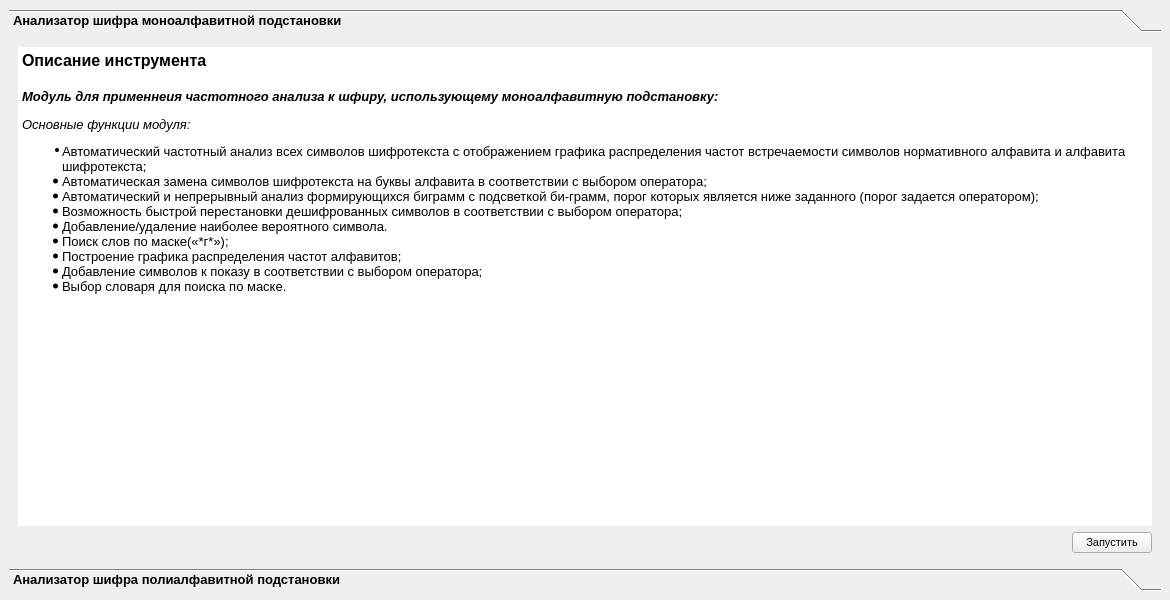
<?xml version="1.0" encoding="UTF-8"?>
<ui version="4.0">
 <class>StartWindow</class>
 <widget class="QMainWindow" name="StartWindow">
  <property name="geometry">
   <rect>
    <x>0</x>
    <y>0</y>
    <width>1170</width>
    <height>600</height>
   </rect>
  </property>
  <property name="minimumSize">
   <size>
    <width>1170</width>
    <height>0</height>
   </size>
  </property>
  <property name="maximumSize">
   <size>
    <width>1170</width>
    <height>16777215</height>
   </size>
  </property>
  <property name="baseSize">
   <size>
    <width>0</width>
    <height>0</height>
   </size>
  </property>
  <property name="windowTitle">
   <string>MainWindow</string>
  </property>
  <widget class="QWidget" name="centralwidget">
   <layout class="QVBoxLayout" name="verticalLayout">
    <item>
     <widget class="QToolBox" name="toolBox">
      <property name="font">
       <font>
        <pointsize>10</pointsize>
        <weight>75</weight>
        <bold>true</bold>
       </font>
      </property>
      <property name="styleSheet">
       <string notr="true"/>
      </property>
      <property name="frameShape">
       <enum>QFrame::NoFrame</enum>
      </property>
      <property name="frameShadow">
       <enum>QFrame::Plain</enum>
      </property>
      <property name="lineWidth">
       <number>0</number>
      </property>
      <property name="midLineWidth">
       <number>0</number>
      </property>
      <property name="currentIndex">
       <number>0</number>
      </property>
      <widget class="QWidget" name="page">
       <property name="geometry">
        <rect>
         <x>0</x>
         <y>0</y>
         <width>1148</width>
         <height>506</height>
        </rect>
       </property>
       <attribute name="icon">
        <iconset resource="rec.qrc">
         <normaloff>:/img/list_marker.png</normaloff>:/img/list_marker.png</iconset>
       </attribute>
       <attribute name="label">
        <string>Анализатор шифра моноалфавитной подстановки</string>
       </attribute>
       <layout class="QVBoxLayout" name="verticalLayout_2">
        <item>
         <widget class="QTextBrowser" name="textBrowser">
          <property name="frameShape">
           <enum>QFrame::NoFrame</enum>
          </property>
          <property name="horizontalScrollBarPolicy">
           <enum>Qt::ScrollBarAlwaysOff</enum>
          </property>
          <property name="html">
           <string>&lt;!DOCTYPE HTML PUBLIC &quot;-//W3C//DTD HTML 4.0//EN&quot; &quot;http://www.w3.org/TR/REC-html40/strict.dtd&quot;&gt;
&lt;html&gt;&lt;head&gt;&lt;meta name=&quot;qrichtext&quot; content=&quot;1&quot; /&gt;&lt;style type=&quot;text/css&quot;&gt;
p, li { white-space: pre-wrap; }
&lt;/style&gt;&lt;/head&gt;&lt;body style=&quot; font-family:'MS Shell Dlg 2'; font-size:10pt; font-weight:600; font-style:normal;&quot;&gt;
&lt;p style=&quot; margin-top:0px; margin-bottom:0px; margin-left:0px; margin-right:0px; -qt-block-indent:0; text-indent:0px;&quot;&gt;&lt;span style=&quot; font-size:12pt;&quot;&gt;Описание инструмента&lt;/span&gt;&lt;/p&gt;
&lt;p style=&quot;-qt-paragraph-type:empty; margin-top:0px; margin-bottom:0px; margin-left:0px; margin-right:0px; -qt-block-indent:0; text-indent:0px; font-size:12pt;&quot;&gt;&lt;br /&gt;&lt;/p&gt;
&lt;p style=&quot; margin-top:0px; margin-bottom:0px; margin-left:0px; margin-right:0px; -qt-block-indent:0; text-indent:0px;&quot;&gt;&lt;span style=&quot; font-style:italic;&quot;&gt;Модуль для применнеия частотного анализа к шфиру, использующему моноалфавитную подстановку:&lt;/span&gt;&lt;/p&gt;
&lt;p style=&quot;-qt-paragraph-type:empty; margin-top:0px; margin-bottom:0px; margin-left:0px; margin-right:0px; -qt-block-indent:0; text-indent:0px; font-size:8pt; font-weight:400;&quot;&gt;&lt;br /&gt;&lt;/p&gt;
&lt;p style=&quot; margin-top:0px; margin-bottom:0px; margin-left:0px; margin-right:0px; -qt-block-indent:0; text-indent:0px;&quot;&gt;&lt;img src=&quot;:/img/monoalphabetic.png&quot; /&gt;&lt;/p&gt;
&lt;p style=&quot; margin-top:0px; margin-bottom:0px; margin-left:0px; margin-right:0px; -qt-block-indent:0; text-indent:0px;&quot;&gt;&lt;span style=&quot; font-weight:400; font-style:italic;&quot;&gt;Основные функции модуля:&lt;/span&gt;&lt;/p&gt;
&lt;ul style=&quot;margin-top: 0px; margin-bottom: 0px; margin-left: 0px; margin-right: 0px; -qt-list-indent: 1;&quot;&gt;&lt;li style=&quot; font-size:8pt; font-weight:400;&quot; style=&quot; margin-top:12px; margin-bottom:0px; margin-left:0px; margin-right:0px; -qt-block-indent:0; text-indent:0px;&quot;&gt;&lt;span style=&quot; font-size:10pt;&quot;&gt;Автоматический частотный анализ всех символов шифротекста с отображением графика распределения частот встречаемости символов нормативного алфавита и алфавита шифротекста;&lt;/span&gt;&lt;/li&gt;
&lt;li style=&quot; font-weight:400;&quot; style=&quot; margin-top:0px; margin-bottom:0px; margin-left:0px; margin-right:0px; -qt-block-indent:0; text-indent:0px;&quot;&gt;Автоматическая замена символов шифротекста на буквы алфавита в соответствии с выбором оператора;&lt;/li&gt;
&lt;li style=&quot; font-weight:400;&quot; style=&quot; margin-top:0px; margin-bottom:0px; margin-left:0px; margin-right:0px; -qt-block-indent:0; text-indent:0px;&quot;&gt;Автоматический и непрерывный анализ формирующихся биграмм с подсветкой би-грамм, порог которых является ниже заданного (порог задается оператором);&lt;/li&gt;
&lt;li style=&quot; font-weight:400;&quot; style=&quot; margin-top:0px; margin-bottom:0px; margin-left:0px; margin-right:0px; -qt-block-indent:0; text-indent:0px;&quot;&gt;Возможность быстрой перестановки дешифрованных символов в соответствии с выбором оператора;&lt;/li&gt;
&lt;li style=&quot; font-weight:400;&quot; style=&quot; margin-top:0px; margin-bottom:0px; margin-left:0px; margin-right:0px; -qt-block-indent:0; text-indent:0px;&quot;&gt;Добавление/удаление наиболее вероятного символа.&lt;/li&gt;
&lt;li style=&quot; font-weight:400;&quot; style=&quot; margin-top:0px; margin-bottom:0px; margin-left:0px; margin-right:0px; -qt-block-indent:0; text-indent:0px;&quot;&gt;Поиск слов по маске(«*г*»);&lt;/li&gt;
&lt;li style=&quot; font-weight:400;&quot; style=&quot; margin-top:0px; margin-bottom:0px; margin-left:0px; margin-right:0px; -qt-block-indent:0; text-indent:0px;&quot;&gt;Построение графика распределения частот алфавитов;&lt;/li&gt;
&lt;li style=&quot; font-weight:400;&quot; style=&quot; margin-top:0px; margin-bottom:0px; margin-left:0px; margin-right:0px; -qt-block-indent:0; text-indent:0px;&quot;&gt;Добавление символов к показу в соответствии с выбором оператора;&lt;/li&gt;
&lt;li style=&quot; font-weight:400;&quot; style=&quot; margin-top:0px; margin-bottom:12px; margin-left:0px; margin-right:0px; -qt-block-indent:0; text-indent:0px;&quot;&gt;Выбор словаря для поиска по маске.&lt;/li&gt;&lt;/ul&gt;&lt;/body&gt;&lt;/html&gt;</string>
          </property>
         </widget>
        </item>
        <item>
         <layout class="QHBoxLayout" name="horizontalLayout">
          <item>
           <spacer name="horizontalSpacer">
            <property name="orientation">
             <enum>Qt::Horizontal</enum>
            </property>
            <property name="sizeHint" stdset="0">
             <size>
              <width>40</width>
              <height>20</height>
             </size>
            </property>
           </spacer>
          </item>
          <item>
           <widget class="QPushButton" name="pushButton">
            <property name="font">
             <font>
              <pointsize>8</pointsize>
              <weight>50</weight>
              <bold>false</bold>
             </font>
            </property>
            <property name="text">
             <string>Запустить</string>
            </property>
           </widget>
          </item>
         </layout>
        </item>
       </layout>
      </widget>
      <widget class="QWidget" name="page_2">
       <property name="geometry">
        <rect>
         <x>0</x>
         <y>0</y>
         <width>1148</width>
         <height>506</height>
        </rect>
       </property>
       <attribute name="icon">
        <iconset resource="rec.qrc">
         <normaloff>:/img/list_marker.png</normaloff>
         <activeon>:/img/springgreen.png</activeon>:/img/list_marker.png</iconset>
       </attribute>
       <attribute name="label">
        <string>Анализатор шифра полиалфавитной подстановки</string>
       </attribute>
       <layout class="QVBoxLayout" name="verticalLayout_3">
        <item>
         <widget class="QTextBrowser" name="textBrowser_2">
          <property name="frameShape">
           <enum>QFrame::NoFrame</enum>
          </property>
          <property name="horizontalScrollBarPolicy">
           <enum>Qt::ScrollBarAlwaysOff</enum>
          </property>
          <property name="html">
           <string>&lt;!DOCTYPE HTML PUBLIC &quot;-//W3C//DTD HTML 4.0//EN&quot; &quot;http://www.w3.org/TR/REC-html40/strict.dtd&quot;&gt;
&lt;html&gt;&lt;head&gt;&lt;meta name=&quot;qrichtext&quot; content=&quot;1&quot; /&gt;&lt;style type=&quot;text/css&quot;&gt;
p, li { white-space: pre-wrap; }
&lt;/style&gt;&lt;/head&gt;&lt;body style=&quot; font-family:'MS Shell Dlg 2'; font-size:10pt; font-weight:600; font-style:normal;&quot;&gt;
&lt;p style=&quot; margin-top:0px; margin-bottom:0px; margin-left:0px; margin-right:0px; -qt-block-indent:0; text-indent:0px;&quot;&gt;&lt;span style=&quot; font-size:12pt;&quot;&gt;Описание инструмента&lt;/span&gt;&lt;/p&gt;
&lt;p style=&quot;-qt-paragraph-type:empty; margin-top:0px; margin-bottom:0px; margin-left:0px; margin-right:0px; -qt-block-indent:0; text-indent:0px; font-size:12pt;&quot;&gt;&lt;br /&gt;&lt;/p&gt;
&lt;p style=&quot; margin-top:0px; margin-bottom:0px; margin-left:0px; margin-right:0px; -qt-block-indent:0; text-indent:0px;&quot;&gt;&lt;span style=&quot; font-style:italic;&quot;&gt;Модуль для определения периода шифрования с помощью теста Касиски:&lt;/span&gt;&lt;/p&gt;
&lt;p style=&quot;-qt-paragraph-type:empty; margin-top:0px; margin-bottom:0px; margin-left:0px; margin-right:0px; -qt-block-indent:0; text-indent:0px; font-size:8pt; font-weight:400;&quot;&gt;&lt;br /&gt;&lt;/p&gt;
&lt;p style=&quot; margin-top:0px; margin-bottom:0px; margin-left:0px; margin-right:0px; -qt-block-indent:0; text-indent:0px;&quot;&gt;&lt;img src=&quot;:/img/poly_mu_module.png&quot; /&gt;&lt;/p&gt;
&lt;p style=&quot; margin-top:0px; margin-bottom:0px; margin-left:0px; margin-right:0px; -qt-block-indent:0; text-indent:0px;&quot;&gt;&lt;span style=&quot; font-weight:400; font-style:italic;&quot;&gt;Основные функции модуля:&lt;/span&gt;&lt;/p&gt;
&lt;ul style=&quot;margin-top: 0px; margin-bottom: 0px; margin-left: 0px; margin-right: 0px; -qt-list-indent: 1;&quot;&gt;&lt;li style=&quot; font-weight:400;&quot; style=&quot; margin-top:12px; margin-bottom:0px; margin-left:0px; margin-right:0px; -qt-block-indent:0; text-indent:0px;&quot;&gt;Нахождение периода шифрования с помощью теста Касиски;&lt;/li&gt;
&lt;li style=&quot; font-weight:400;&quot; style=&quot; margin-top:0px; margin-bottom:0px; margin-left:0px; margin-right:0px; -qt-block-indent:0; text-indent:0px;&quot;&gt;Автоматическая проверка правильности выбора μ с помощью теста Фрид-мана, путем нахождения индексов соответствия для всех групп периода;&lt;/li&gt;
&lt;li style=&quot; font-weight:400;&quot; style=&quot; margin-top:0px; margin-bottom:0px; margin-left:0px; margin-right:0px; -qt-block-indent:0; text-indent:0px;&quot;&gt;Построение графика зависимости величины периода и индекса соответ-ствия;&lt;/li&gt;
&lt;li style=&quot; font-weight:400;&quot; style=&quot; margin-top:0px; margin-bottom:12px; margin-left:0px; margin-right:0px; -qt-block-indent:0; text-indent:0px;&quot;&gt;Изменение длины последовательности для поиска повторяющихся сегмен-тов в тексте, и вывод расстояний между найденными сегментами.&lt;/li&gt;&lt;/ul&gt;
&lt;p style=&quot; margin-top:0px; margin-bottom:12px; margin-left:0px; margin-right:0px; -qt-block-indent:0; text-indent:0px;&quot;&gt;&lt;span style=&quot; font-style:italic;&quot;&gt;Модуль дешифрования использующий индекс взаимного соответствия:&lt;/span&gt;&lt;/p&gt;
&lt;p style=&quot; margin-top:0px; margin-bottom:0px; margin-left:0px; margin-right:0px; -qt-block-indent:0; text-indent:0px;&quot;&gt;&lt;img src=&quot;:/img/poly_index_module.png&quot; /&gt;&lt;/p&gt;
&lt;p style=&quot; margin-top:0px; margin-bottom:0px; margin-left:0px; margin-right:0px; -qt-block-indent:0; text-indent:0px;&quot;&gt;&lt;span style=&quot; font-weight:400; font-style:italic;&quot;&gt;Основные функции модуля:&lt;/span&gt;&lt;/p&gt;
&lt;ul style=&quot;margin-top: 0px; margin-bottom: 0px; margin-left: 0px; margin-right: 0px; -qt-list-indent: 1;&quot;&gt;&lt;li style=&quot; font-weight:400;&quot; style=&quot; margin-top:12px; margin-bottom:0px; margin-left:0px; margin-right:0px; -qt-block-indent:0; text-indent:0px;&quot;&gt;Вычисление всех вариантов ключей с помощью перебора всех возможных сдвигов;&lt;/li&gt;
&lt;li style=&quot; font-weight:400;&quot; style=&quot; margin-top:0px; margin-bottom:0px; margin-left:0px; margin-right:0px; -qt-block-indent:0; text-indent:0px;&quot;&gt;Вычисление всех вариантов ключей с помощью таблицы относительных сдвигов;&lt;/li&gt;
&lt;li style=&quot; font-weight:400;&quot; style=&quot; margin-top:0px; margin-bottom:0px; margin-left:0px; margin-right:0px; -qt-block-indent:0; text-indent:0px;&quot;&gt;Вывод списка всех вычисленных ключей и списка фильтрованных по сло-варю ключей;&lt;/li&gt;
&lt;li style=&quot; font-weight:400;&quot; style=&quot; margin-top:0px; margin-bottom:0px; margin-left:0px; margin-right:0px; -qt-block-indent:0; text-indent:0px;&quot;&gt;Расшифровка шифротекста по выбранному пользователем ключу шифрова-ния;&lt;/li&gt;
&lt;li style=&quot; font-weight:400;&quot; style=&quot; margin-top:0px; margin-bottom:0px; margin-left:0px; margin-right:0px; -qt-block-indent:0; text-indent:0px;&quot;&gt;«Умный фильтр ключей» - для фильтрации ключей, допуская что один сдвиг определен неверно.&lt;/li&gt;
&lt;li style=&quot; font-weight:400;&quot; style=&quot; margin-top:0px; margin-bottom:12px; margin-left:0px; margin-right:0px; -qt-block-indent:0; text-indent:0px;&quot;&gt;Вывод таблицы групп периода с указанием индексов соответствия и подо-бранными значениями сдвига относительно первой группы периода.&lt;/li&gt;&lt;/ul&gt;
&lt;p style=&quot; margin-top:0px; margin-bottom:12px; margin-left:0px; margin-right:0px; -qt-block-indent:0; text-indent:0px;&quot;&gt;&lt;span style=&quot; font-style:italic;&quot;&gt;Модуль дешифрования использующий частотный анализ для μ групп шфиротекста:&lt;/span&gt;&lt;/p&gt;
&lt;p style=&quot; margin-top:0px; margin-bottom:0px; margin-left:0px; margin-right:0px; -qt-block-indent:0; text-indent:0px;&quot;&gt;&lt;img src=&quot;:/img/poly_analyze_module.png&quot; /&gt;&lt;/p&gt;
&lt;p style=&quot; margin-top:0px; margin-bottom:0px; margin-left:0px; margin-right:0px; -qt-block-indent:0; text-indent:0px;&quot;&gt;&lt;span style=&quot; font-weight:400; font-style:italic;&quot;&gt;Основные функции модуля:&lt;/span&gt;&lt;/p&gt;
&lt;ul style=&quot;margin-top: 0px; margin-bottom: 0px; margin-left: 0px; margin-right: 0px; -qt-list-indent: 1;&quot;&gt;&lt;li style=&quot; font-size:8pt; font-weight:400;&quot; style=&quot; margin-top:12px; margin-bottom:0px; margin-left:0px; margin-right:0px; -qt-block-indent:0; text-indent:0px;&quot;&gt;&lt;span style=&quot; font-size:10pt;&quot;&gt;Автоматический частотный анализ всех символов группы периода шифро-текста с отображением графика распределения частот встречаемости симво-лов нормативного алфавита и алфавита шифротекста;&lt;/span&gt;&lt;/li&gt;
&lt;li style=&quot; font-weight:400;&quot; style=&quot; margin-top:0px; margin-bottom:0px; margin-left:0px; margin-right:0px; -qt-block-indent:0; text-indent:0px;&quot;&gt;Автоматическая замена символов шифротекста на буквы алфавита в соот-ветствии с выбором оператора, все замены сохранются для каждой группы периода;&lt;/li&gt;
&lt;li style=&quot; font-weight:400;&quot; style=&quot; margin-top:0px; margin-bottom:0px; margin-left:0px; margin-right:0px; -qt-block-indent:0; text-indent:0px;&quot;&gt;Автоматический и непрерывный анализ формирующихся биграмм с под-светкой биграмм, порог которых является ниже заданного (порог задается оператором);&lt;/li&gt;
&lt;li style=&quot; font-weight:400;&quot; style=&quot; margin-top:0px; margin-bottom:0px; margin-left:0px; margin-right:0px; -qt-block-indent:0; text-indent:0px;&quot;&gt;возможность быстрой перестановки дешифрованных символов в соответ-ствии с выбором оператора;&lt;/li&gt;
&lt;li style=&quot; font-weight:400;&quot; style=&quot; margin-top:0px; margin-bottom:0px; margin-left:0px; margin-right:0px; -qt-block-indent:0; text-indent:0px;&quot;&gt;Добавление/удаление наиболее вероятного символа;&lt;/li&gt;
&lt;li style=&quot; font-weight:400;&quot; style=&quot; margin-top:0px; margin-bottom:0px; margin-left:0px; margin-right:0px; -qt-block-indent:0; text-indent:0px;&quot;&gt;Показ/сброс всех символов, всех групп периода шифротекста;&lt;/li&gt;
&lt;li style=&quot; font-weight:400;&quot; style=&quot; margin-top:0px; margin-bottom:0px; margin-left:0px; margin-right:0px; -qt-block-indent:0; text-indent:0px;&quot;&gt;Выделение символов текущей группы;&lt;/li&gt;
&lt;li style=&quot; font-weight:400;&quot; style=&quot; margin-top:0px; margin-bottom:0px; margin-left:0px; margin-right:0px; -qt-block-indent:0; text-indent:0px;&quot;&gt;Выделение произвольного отрезка текста с помощью маркеров выделения;&lt;/li&gt;
&lt;li style=&quot; font-weight:400;&quot; style=&quot; margin-top:0px; margin-bottom:12px; margin-left:0px; margin-right:0px; -qt-block-indent:0; text-indent:0px;&quot;&gt;Мультивкладочный виджет для поиска по сложной и простой маске.&lt;/li&gt;&lt;/ul&gt;&lt;/body&gt;&lt;/html&gt;</string>
          </property>
         </widget>
        </item>
        <item>
         <layout class="QHBoxLayout" name="horizontalLayout_2">
          <item>
           <spacer name="horizontalSpacer_2">
            <property name="orientation">
             <enum>Qt::Horizontal</enum>
            </property>
            <property name="sizeHint" stdset="0">
             <size>
              <width>40</width>
              <height>20</height>
             </size>
            </property>
           </spacer>
          </item>
          <item>
           <widget class="QPushButton" name="pushButton_3">
            <property name="font">
             <font>
              <pointsize>8</pointsize>
              <weight>50</weight>
              <bold>false</bold>
             </font>
            </property>
            <property name="text">
             <string>Запустить модуль частоного анализа</string>
            </property>
           </widget>
          </item>
          <item>
           <widget class="QPushButton" name="pushButton_2">
            <property name="font">
             <font>
              <pointsize>8</pointsize>
              <weight>50</weight>
              <bold>false</bold>
             </font>
            </property>
            <property name="text">
             <string>Запусить начальный модуль анализатора</string>
            </property>
           </widget>
          </item>
         </layout>
        </item>
       </layout>
      </widget>
     </widget>
    </item>
   </layout>
  </widget>
 </widget>
 <resources>
  <include location="rec.qrc"/>
 </resources>
 <connections/>
</ui>
